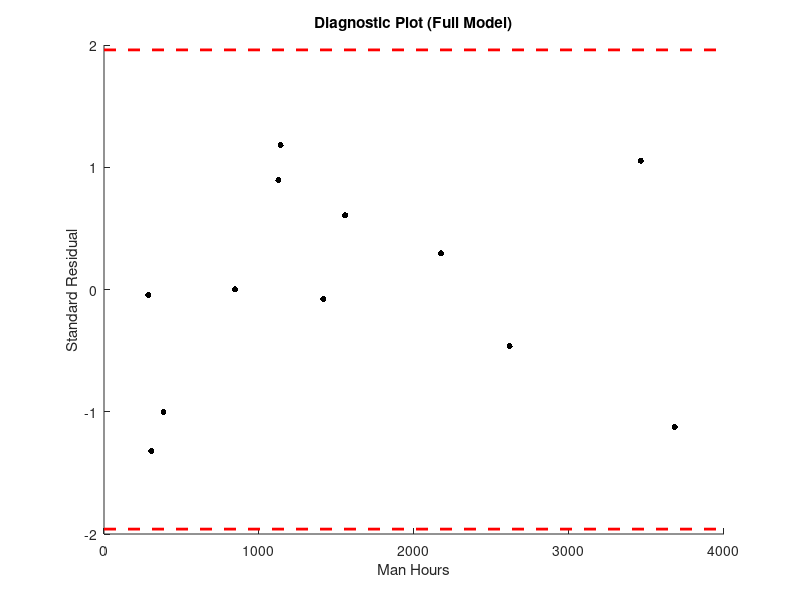

Reproduce this figure in MATLAB. (Note: this script raises an error after producing the figure.)
clc, clearvars, close all;

varnames = {'ManHours', 'Cases', 'Eligible', 'OpRooms'};
hospitalData = load('hospital.txt');

Y = hospitalData(:,1);
X = hospitalData(:,2:end);
n = length(Y);
my = mean(Y);
Smy = sum((Y - my).^2);
alpha = 0.05;
zcrit = norminv(1 - alpha / 2);

fprintf('%-15s%-15s%-15s%-15s\n', 'x-variable', 'Corr Coef', 'R^2', 'adjR^2');
for i = 1:size(X, 2)
    X1 = [ones(n, 1), X(:,i)];
    [~, ~, R] = regress(Y, X1);
    Syy = sum(R.^2);
    R2 = 1 - Syy / Smy;
    adjR2 = 1 - (n - 1) / (n - 2) * Syy / Smy;
    C = corrcoef(X(:,i), Y);
    fprintf('%-15s%15.5f%15.5f%15.5f\n', varnames{i + 1}, C(1, 2), R2, adjR2);
end

% Full Model
X1 = [ones(n, 1), X];
[B, BINT, R, ~, STATS] = regress(Y, X1);
k = size(X1, 2) - 1;
Syy = sum(R.^2);
R2 = STATS(1);  % alternatively: R2 = 1 - Syy / Smy;
se = sqrt(STATS(4));  % alternatively: se = sqrt(Syy / (n - k - 1));
adjR2 = 1 - (n - 1) / (n - k - 1) * Syy / Smy;
stderr = R / se;
fprintf('\nFULL MODEL\n');
fprintf('%-12s%-10s%-10s%-25s\n', 'x-variable', 'beta', 'estimate', sprintf('%d%% CI', 100 * (1 - alpha)));
fprintf('%-12s%-10s%10.5f%25s\n', 'const', 'b_0', B(1), sprintf('[%.5f,%.5f]', BINT(1, 1), BINT(1, 2)));
for i = 2:length(B)
    fprintf('%-12s%-10s%10.5f%25s\n', varnames{i}, sprintf('b_%d', i - 1), B(i), sprintf('[%.5f,%.5f]', BINT(i, 1), BINT(i, 2)));
end
fprintf('se = %.5f, R^2 = %.5f, adjR^2 = %.5f\n\n', se, R2, adjR2);

figure;
scatter(Y, stderr, 20, 'k', 'filled');
hold on;
plot(xlim, -zcrit * [1, 1], '--r', 'LineWidth', 2);
plot(xlim, zcrit * [1, 1], '--r', 'LineWidth', 2);
hold off;
title('Diagnostic Plot (Full Model)');
xlabel('Man Hours');
ylabel('Standard Residual');

% Stepwise Model
[B, SE, ~, INMODEL, STATS] = stepwisefit(X, Y);
k = sum(INMODEL);
b0 = STATS.intercept;
Yhat = X(:,INMODEL) * B(INMODEL) + b0;
Syy = sum((Y - Yhat).^2);
se = STATS.rmse;  % alternatively: se = sqrt(1 / (n - k - 1) * Syy);
stderr = (Y - Yhat) / se;
R2 = 1 - Syy / Smy;
adjR2 = 1 - (n - 1) / (n - k - 1) * Syy / Smy;
tcrit = tinv(1 - alpha / 2, n - k - 1);
BINT = [B - tcrit * SE, B + tcrit * SE];
fprintf('\nSTEPWISE MODEL\n');
fprintf('%-12s%-10s%-10s%-25s\n', 'x-variable', 'beta', 'estimate', sprintf('%d%% CI', 100 * (1 - alpha)));
fprintf('%-12s%-10s%10.5f%25s\n', 'const', 'b_0', b0, '--');
for i = 1:length(B)
    if INMODEL(i) == 1
        fprintf('%-12s%-10s%10.5f%25s\n', varnames{i + 1}, sprintf('b_%d', i), B(i), sprintf('[%.5f,%.5f]', BINT(i, 1), BINT(i, 2)));
    end
end
fprintf('se = %.5f, R^2 = %.5f, adjR^2 = %.5f\n\n', se, R2, adjR2);

figure;
scatter(Y, stderr, 20, 'k', 'filled');
hold on;
plot(xlim, -zcrit * [1, 1], '--r', 'LineWidth', 2);
plot(xlim, zcrit * [1, 1], '--r', 'LineWidth', 2);
hold off;
title('Diagnostic Plot (Stepwise Model)');
xlabel('Man Hours');
ylabel('Standard Residual');

% Check multicollinearity
fprintf('MULTICOLLINEARITY\n');
fprintf('%-20s%-20s%-10s%-10s%-10s\n', 'y-variable', 'x-variables', 'R^2', 'adjR^2', 'se');
for i = 1:size(X, 2)
    idx = setdiff(1:size(X, 2), i);
    X1 = [ones(n, 1), X(:,idx)];
    Xi = X(:,i);
    [B, BINT, R, ~, STATS] = regress(Xi, X1);
    k = size(X1, 2) - 1;
    Syy = sum(R.^2);
    mxi = mean(Xi);
    Smxi = sum((Xi - mxi).^2);
    R2 = STATS(1);  % alternatively: R2 = 1 - Syy / Smy;
    se = sqrt(STATS(4));  % alternatively: se = sqrt(Syy / (n - k - 1));
    adjR2 = 1 - (n - 1) / (n - k - 1) * Syy / Smxi;
    
    xvarnames = sprintf('%s,', varnames{idx + 1});
    xvarnames = xvarnames(1:end - 1);
    fprintf('%-20s%-20s%10.5f%10.5f%10.5f\n', varnames{i + 1}, xvarnames, R2, adjR2, se);
end
